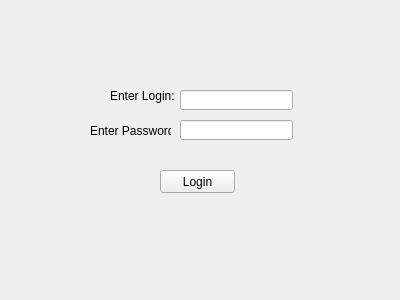
<?xml version="1.0" encoding="UTF-8"?>
<ui version="4.0">
 <class>login</class>
 <widget class="QWidget" name="login">
  <property name="geometry">
   <rect>
    <x>0</x>
    <y>0</y>
    <width>400</width>
    <height>300</height>
   </rect>
  </property>
  <property name="windowTitle">
   <string>Form</string>
  </property>
  <widget class="QLineEdit" name="PasswordInput">
   <property name="geometry">
    <rect>
     <x>180</x>
     <y>120</y>
     <width>113</width>
     <height>20</height>
    </rect>
   </property>
  </widget>
  <widget class="QLabel" name="PasswordLabel">
   <property name="geometry">
    <rect>
     <x>90</x>
     <y>120</y>
     <width>81</width>
     <height>21</height>
    </rect>
   </property>
   <property name="text">
    <string>Enter Password:</string>
   </property>
  </widget>
  <widget class="QLabel" name="LoginLabel">
   <property name="geometry">
    <rect>
     <x>110</x>
     <y>80</y>
     <width>71</width>
     <height>31</height>
    </rect>
   </property>
   <property name="text">
    <string>Enter Login:</string>
   </property>
  </widget>
  <widget class="QLineEdit" name="UsernameInput">
   <property name="geometry">
    <rect>
     <x>180</x>
     <y>90</y>
     <width>113</width>
     <height>20</height>
    </rect>
   </property>
  </widget>
  <widget class="QPushButton" name="LoginButton">
   <property name="geometry">
    <rect>
     <x>160</x>
     <y>170</y>
     <width>75</width>
     <height>23</height>
    </rect>
   </property>
   <property name="text">
    <string>Login</string>
   </property>
  </widget>
 </widget>
 <resources/>
 <connections/>
</ui>
